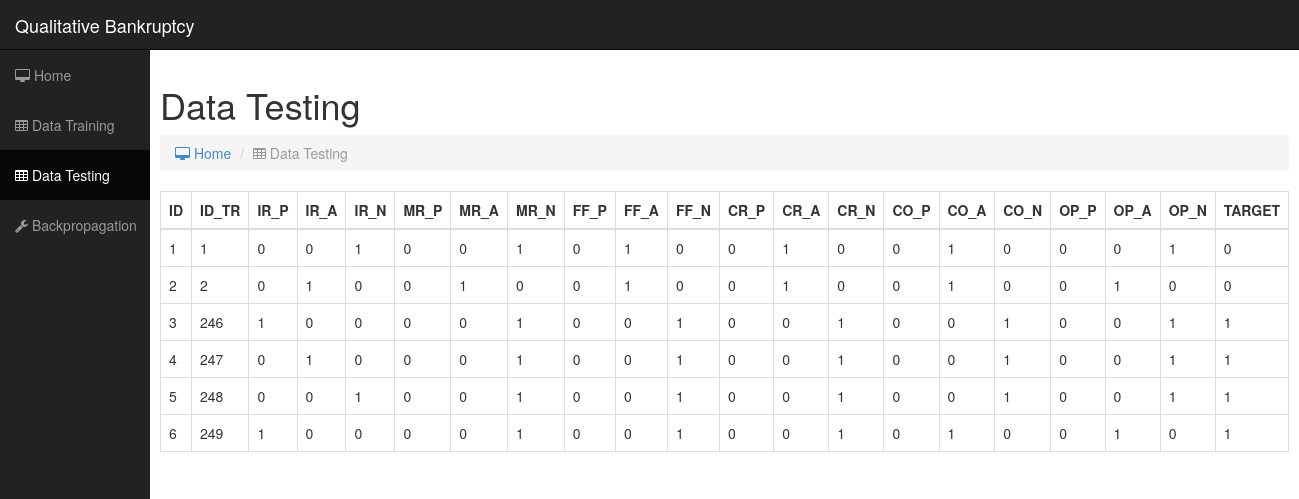
The page /?op=data-testing on the database its author committed.
### tables this page shows
CREATE TABLE IF NOT EXISTS `dt_testing` (
  `id_testing` int(11) NOT NULL AUTO_INCREMENT,
  `id_training` int(3) DEFAULT NULL,
  `IR_P` int(1) DEFAULT NULL,
  `IR_A` int(1) DEFAULT NULL,
  `IR_N` int(1) DEFAULT NULL,
  `MR_P` int(1) DEFAULT NULL,
  `MR_A` int(1) DEFAULT NULL,
  `MR_N` int(1) DEFAULT NULL,
  `FF_P` int(1) DEFAULT NULL,
  `FF_A` int(1) DEFAULT NULL,
  `FF_N` int(1) DEFAULT NULL,
  `CR_P` int(1) DEFAULT NULL,
  `CR_A` int(1) DEFAULT NULL,
  `CR_N` int(1) DEFAULT NULL,
  `CO_P` int(1) DEFAULT NULL,
  `CO_A` int(1) DEFAULT NULL,
  `CO_N` int(1) DEFAULT NULL,
  `OP_P` int(1) DEFAULT NULL,
  `OP_A` int(1) DEFAULT NULL,
  `OP_N` int(1) DEFAULT NULL,
  `RESULT` varchar(50) DEFAULT NULL,
  `TARGET` int(1) DEFAULT NULL,
  PRIMARY KEY (`id_testing`)
);

### data-testing.php (the view)
<div id="page-wrapper">
        <div class="row">
            <h1>Data Testing</h1>
            <ol class="breadcrumb">
              <li><a href="index.php"><i class="fa fa-desktop"></i> Home</a></li>
              <li class="active"><i class="fa fa-table"></i> Data Testing</li>
            </ol>
        </div>
        <div class="row">
            <div class="table-responsive">
              <table class="table table-bordered table-hover">
                <thead>
                   <tr>
					<th>ID</th>
					<th>ID_TR</th>
					<th>IR_P</th>
					<th>IR_A</th>
					<th>IR_N</th>
					<th>MR_P</th>
					<th>MR_A</th>
					<th>MR_N</th>
					<th>FF_P</th>
					<th>FF_A</th>
					<th>FF_N</th>
					<th>CR_P</th>
					<th>CR_A</th>
					<th>CR_N</th>
					<th>CO_P</th>
					<th>CO_A</th>
					<th>CO_N</th>
					<th>OP_P</th>
					<th>OP_A</th>
					<th>OP_N</th>
					<th>TARGET</th>
				  </tr>
                </thead>
                <tbody>
				<?php
				$query = "select * from dt_testing";
				$exec_query = mysql_query($query);
				while ($row = mysql_fetch_array($exec_query))
				{
					echo "
					<tr>
						<td>$row[0]</td>
						<td>$row[1]</td>
						<td>$row[2]</td>
						<td>$row[3]</td>
						<td>$row[4]</td>
						<td>$row[5]</td>
						<td>$row[6]</td>
						<td>$row[7]</td>
						<td>$row[8]</td>
						<td>$row[9]</td>
						<td>$row[10]</td>
						<td>$row[11]</td>
						<td>$row[12]</td>
						<td>$row[13]</td>
						<td>$row[14]</td>
						<td>$row[15]</td>
						<td>$row[16]</td>
						<td>$row[17]</td>
						<td>$row[18]</td>
						<td>$row[19]</td>
						<td>$row[21]</td>
				  </tr>";
				}
				?>
                </tbody>
              </table>
            </div>
        </div>
      </div>

### header.php (shortened to what this page needs)
<!DOCTYPE html>
<html lang="en">
  <head>
    <link href="css/bootstrap.css" rel="stylesheet">
    <link href="css/sb-admin.css" rel="stylesheet">
    <link rel="stylesheet" href="font-awesome/css/font-awesome.min.css">
    <link rel="stylesheet" href="http://cdn.oesmith.co.uk/morris-0.4.3.min.css">
  </head>
  <body>
    <div id="wrapper">
      <nav class="navbar navbar-inverse navbar-fixed-top" role="navigation">
        <div class="navbar-header">
          <a class="navbar-brand" href="?op=home">Qualitative Bankruptcy</a>
        </div>

### menu.php
<div class="collapse navbar-collapse navbar-ex1-collapse">
  <ul class="nav navbar-nav side-nav">
	<li><a href="?op=home"><i class="fa fa-desktop"></i> Home</a></li>
	<li><a href="?op=data-training"><i class="fa fa-table"></i> Data Training</a></li>
	<li><a href="?op=data-testing"><i class="fa fa-table"></i> Data Testing</a></li>
	<li><a href="?op=backpropagation"><i class="fa fa-wrench"></i> Backpropagation</a></li>
  </ul>
</div>
</nav>

### index.php (shortened to what this page needs)
<?php
include "header.php";
include "menu.php";
if(isset( $_GET['op'] )){
$op = $_GET['op'];
if($op == "data-training") include "data-training.php";
elseif($op == "home") include "content.php";
elseif($op == "data-testing") include "data-testing.php";
elseif($op == "backpropagation") include "backpropagation.php";
else include "content.php";
}else include "content.php";
include "footer.php";
?>

### footer.php (shortened to what this page needs)
   </div>
  </body>
</html>

### css/sb-admin.css (style rules this page uses)
body { margin-top: 50px; }
#wrapper { padding-left: 0; }
#page-wrapper { width: 100%; padding: 5px 15px; }
@media (min-width:768px) { #wrapper { padding-left: 150px; } }
@media (min-width:768px) { #page-wrapper { padding: 15px 25px; } }
@media (min-width:768px) { .side-nav { margin-left: -225px; left: 225px; width: 150px; position: fixed; top: 50px; height: 100%; border-radius: 0; border: none; background-color: #222222; overflow-y: auto; } }
@media (min-width:768px) { .side-nav>li>a { width: 225px; } }
@media (min-width:768px) { .navbar-collapse { padding-left: 15px !important; padding-right: 15px !important; } }

### rows shown on the page
dt_testing: id_testing "1", id_training "1", IR_P "0", IR_A "0", IR_N "1", MR_P "0", MR_A "0", MR_N "1", FF_P "0", FF_A "1", FF_N "0", CR_P "0", CR_A "1", CR_N "0", CO_P "0", CO_A "1", CO_N "0", OP_P "0", OP_A "0", OP_N "1", TARGET "0"
dt_testing: id_testing "2", id_training "2", IR_P "0", IR_A "1", IR_N "0", MR_P "0", MR_A "1", MR_N "0", FF_P "0", FF_A "1", FF_N "0", CR_P "0", CR_A "1", CR_N "0", CO_P "0", CO_A "1", CO_N "0", OP_P "0", OP_A "1", OP_N "0", TARGET "0"
dt_testing: id_testing "3", id_training "246", IR_P "1", IR_A "0", IR_N "0", MR_P "0", MR_A "0", MR_N "1", FF_P "0", FF_A "0", FF_N "1", CR_P "0", CR_A "0", CR_N "1", CO_P "0", CO_A "0", CO_N "1", OP_P "0", OP_A "0", OP_N "1", TARGET "1"
dt_testing: id_testing "4", id_training "247", IR_P "0", IR_A "1", IR_N "0", MR_P "0", MR_A "0", MR_N "1", FF_P "0", FF_A "0", FF_N "1", CR_P "0", CR_A "0", CR_N "1", CO_P "0", CO_A "0", CO_N "1", OP_P "0", OP_A "0", OP_N "1", TARGET "1"
dt_testing: id_testing "5", id_training "248", IR_P "0", IR_A "0", IR_N "1", MR_P "0", MR_A "0", MR_N "1", FF_P "0", FF_A "0", FF_N "1", CR_P "0", CR_A "0", CR_N "1", CO_P "0", CO_A "0", CO_N "1", OP_P "0", OP_A "0", OP_N "1", TARGET "1"
dt_testing: id_testing "6", id_training "249", IR_P "1", IR_A "0", IR_N "0", MR_P "0", MR_A "0", MR_N "1", FF_P "0", FF_A "0", FF_N "1", CR_P "0", CR_A "0", CR_N "1", CO_P "0", CO_A "1", CO_N "0", OP_P "0", OP_A "1", OP_N "0", TARGET "1"
